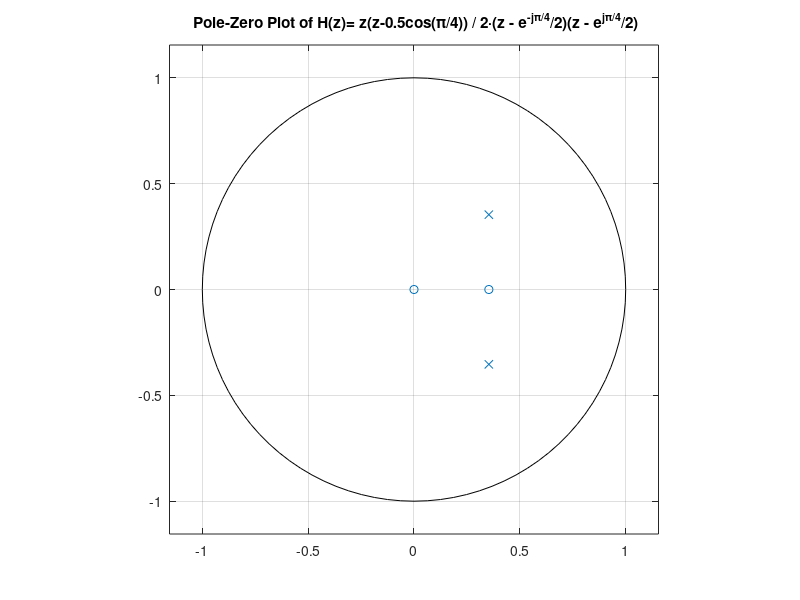

MATLAB code to generate this figure:
%H(z) = z(z-0.5cos(\pi/4)) / 2·(z - e^{-jπ/4}/2)(z - e^{jπ/4}/2)
clear all; close all; clc;
% Define zeros
z1 = 0;
z2 = sqrt(2)/4;
zeros = [z1, z2];
% Define poles (conjugate complex)
p1 = (1/2)*exp(1j*pi/4);
p2 = (1/2)*exp(-1j*pi/4);
poles = [p1, p2];
% Get numerator and denominator coefficients
num = poly(zeros); % z*(z - sqrt(2)/4)
den = 2 * poly(poles); % 2*(z - e^jπ/4/2)*(z - e^-jπ/4/2)
% Plot pole-zero plot
zplane(num, den);
title(' Pole-Zero Plot of H(z)= z(z-0.5cos(\pi/4)) / 2·(z - e^{-jπ/4}/2)(z - e^{jπ/4}/2)');
grid on;
